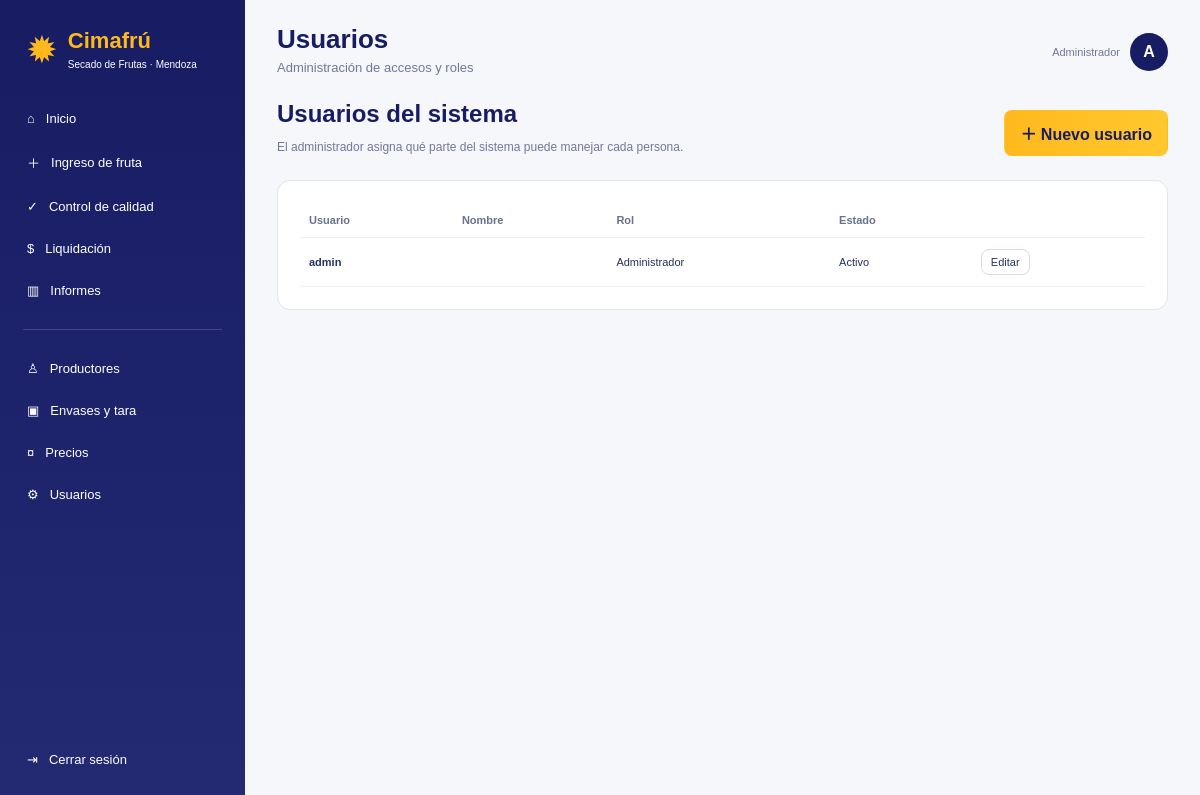
The app's page /usuarios (signed in) with its own data.
### app.py (models this page shows)
class Usuario(UserMixin,db.Model):
    id=db.Column(db.Integer,primary_key=True); usuario=db.Column(db.String(100),unique=True,nullable=False)
    password=db.Column(db.String(200),nullable=False); nombre=db.Column(db.String(120),default='')
    rol=db.Column(db.String(30),default='general',nullable=False); activo=db.Column(db.Boolean,default=True,nullable=False)

### app.py (the view)
@app.route('/usuarios')
@roles_requeridos('administrador')
def usuarios(): return render_template('usuarios.html',usuarios=Usuario.query.order_by(Usuario.usuario).all())

### app.py (called while the page is built)
@login_manager.user_loader
def cargar_usuario(uid): return db.session.get(Usuario,int(uid))

@app.context_processor
def globals_template(): return {'ROLES':ROLES,'FRUTAS':FRUTAS,'VARIEDADES':VARIEDADES}

def roles_requeridos(*roles):
    def deco(view):
        @wraps(view)
        def wrapped(*args,**kwargs):
            if not current_user.is_authenticated: return login_manager.unauthorized()
            if not current_user.activo: logout_user(); flash('Usuario desactivado.','error'); return redirect(url_for('login'))
            if current_user.rol not in roles and current_user.rol!='administrador': abort(403)
            return view(*args,**kwargs)
        return wrapped
    return deco

@app.before_request
def bloquear_inactivos():
    if current_user.is_authenticated and not current_user.activo and request.endpoint not in ('logout','login','static'):
        logout_user(); return redirect(url_for('login'))

### templates/usuarios.html
{% extends 'base.html' %}{% block title %}Usuarios{% endblock %}{% block header %}Usuarios{% endblock %}{% block subtitle %}Administración de accesos y roles{% endblock %}{% block content %}<div class="page-header"><div><h2>Usuarios del sistema</h2><p>El administrador asigna qué parte del sistema puede manejar cada persona.</p></div><a class="btn-primary" href="{{url_for('nuevo_usuario')}}">＋ Nuevo usuario</a></div><div class="card"><table><thead><tr><th>Usuario</th><th>Nombre</th><th>Rol</th><th>Estado</th><th></th></tr></thead><tbody>{% for u in usuarios %}<tr><td><b>{{u.usuario}}</b></td><td>{{u.nombre}}</td><td>{{ROLES.get(u.rol,u.rol)}}</td><td>{{'Activo' if u.activo else 'Inactivo'}}</td><td><a class="btn-small" href="{{url_for('editar_usuario',id=u.id)}}">Editar</a></td></tr>{% endfor %}</tbody></table></div>{% endblock %}

### templates/base.html (shortened to what this page needs)
<!doctype html><html lang="es"><head><link rel="stylesheet" href="{{ url_for('static',filename='estilos.css') }}"></head><body>
<aside class="sidebar"><div class="brand"><div class="brand-mark">✹</div><div><strong>Cimafrú</strong><small>Secado de Frutas · Mendoza</small></div></div><nav class="nav">
<a href="{{url_for('dashboard')}}">⌂ <span>Inicio</span></a>{% if current_user.rol in ['administrador','general','bascula'] %}<a href="{{url_for('ingreso_fruta')}}">＋ <span>Ingreso de fruta</span></a>{% endif %}{% if current_user.rol in ['administrador','general','calidad'] %}<a href="{{url_for('cola_calidad')}}">✓ <span>Control de calidad</span></a>{% endif %}{% if current_user.rol in ['administrador','general','liquidaciones'] %}<a href="{{url_for('liquidaciones')}}">$ <span>Liquidación</span></a>{% endif %}<a href="{{url_for('informes')}}">▥ <span>Informes</span></a><div class="nav-separator"></div>{% if current_user.rol in ['administrador','general','bascula'] %}<a href="{{url_for('productores')}}">♙ <span>Productores</span></a><a href="{{url_for('envases')}}">▣ <span>Envases y tara</span></a>{% endif %}{% if current_user.rol in ['administrador','general','precios'] %}<a href="{{url_for('precios')}}">¤ <span>Precios</span></a>{% endif %}{% if current_user.rol=='administrador' %}<a href="{{url_for('usuarios')}}">⚙ <span>Usuarios</span></a>{% endif %}</nav><a class="logout" href="{{url_for('logout')}}">⇥ <span>Cerrar sesión</span></a></aside>
<main class="contenido"><header class="topbar"><div><h1>{% block header %}{% endblock %}</h1><p>{% block subtitle %}{% endblock %}</p></div><div class="perfil"><span class="role">{{ ROLES.get(current_user.rol,current_user.rol) }}</span><div class="avatar">{{ current_user.usuario[0]|upper }}</div></div></header>{% block content %}{% endblock %}</main></body></html>

### static/estilos.css (style rules this page uses)
:root { --navy:#171c63;--navy2:#292f7b;--yellow:#ffb91d;--bg:#f5f7fb;--text:#26315f;--muted:#707996;--line:#e1e5ef;--green:#3da45b;--red:#d95c50 }
* { box-sizing:border-box }
body { margin:0;background:var(--bg);font-family:Arial,sans-serif;color:var(--text) }
a { text-decoration:none;color:inherit }
.sidebar { position:fixed;left:0;top:0;bottom:0;width:245px;background:linear-gradient(180deg,var(--navy),#242a72);color:#fff;padding:22px 14px;display:flex;flex-direction:column;z-index:10 }
.brand { display:flex;gap:10px;align-items:center;padding:6px 12px 28px }
.brand-mark { font-size:38px;color:var(--yellow) }
.brand strong { display:block;color:var(--yellow);font-size:22px }
.brand small { font-size:10px }
.nav { display:flex;flex-direction:column;gap:5px }
.nav a,.logout { padding:11px 13px;border-radius:9px;display:flex;gap:11px;align-items:center;font-size:13px }
.nav-separator { height:1px;background:#ffffff28;margin:15px 9px }
.logout { margin-top:auto }
.contenido { margin-left:245px;padding:24px 32px;min-height:100vh }
.topbar { display:flex;justify-content:space-between;align-items:center;margin-bottom:20px }
.topbar h1 { margin:0;color:var(--navy);font-size:26px }
.topbar p { margin:5px 0;color:var(--muted);font-size:13px }
.perfil { display:flex;align-items:center;gap:10px }
.role { font-size:11px;color:var(--muted) }
.avatar { width:38px;height:38px;border-radius:50%;background:var(--navy);color:#fff;display:grid;place-items:center;font-weight:bold }
.stat,.quick,.card { background:#fff;border:1px solid var(--line);border-radius:13px }
.card { padding:22px;margin-bottom:16px }
.btn-primary,.btn-secondary,.btn-small { display:inline-flex;align-items:center;justify-content:center;padding:10px 15px;border-radius:8px;border:1px solid transparent;cursor:pointer }
.btn-primary { background:linear-gradient(90deg,var(--yellow),#ffc82e);color:var(--navy);font-weight:bold }
.btn-small { padding:6px 9px;border-color:#d5dbea;font-size:11px }
.page-header { display:flex;justify-content:space-between;align-items:center;margin-bottom:14px }
.page-header h2 { margin:0;color:var(--navy) }
.page-header p { font-size:12px;color:var(--muted) }
table { width:100%;border-collapse:collapse }
th,td { padding:11px 9px;border-bottom:1px solid #edf0f5;text-align:left;font-size:11px }
th { color:#68718d }

### records on screen
Usuario: get "Administrador", usuario "A", usuario "admin", activo "Activo"
